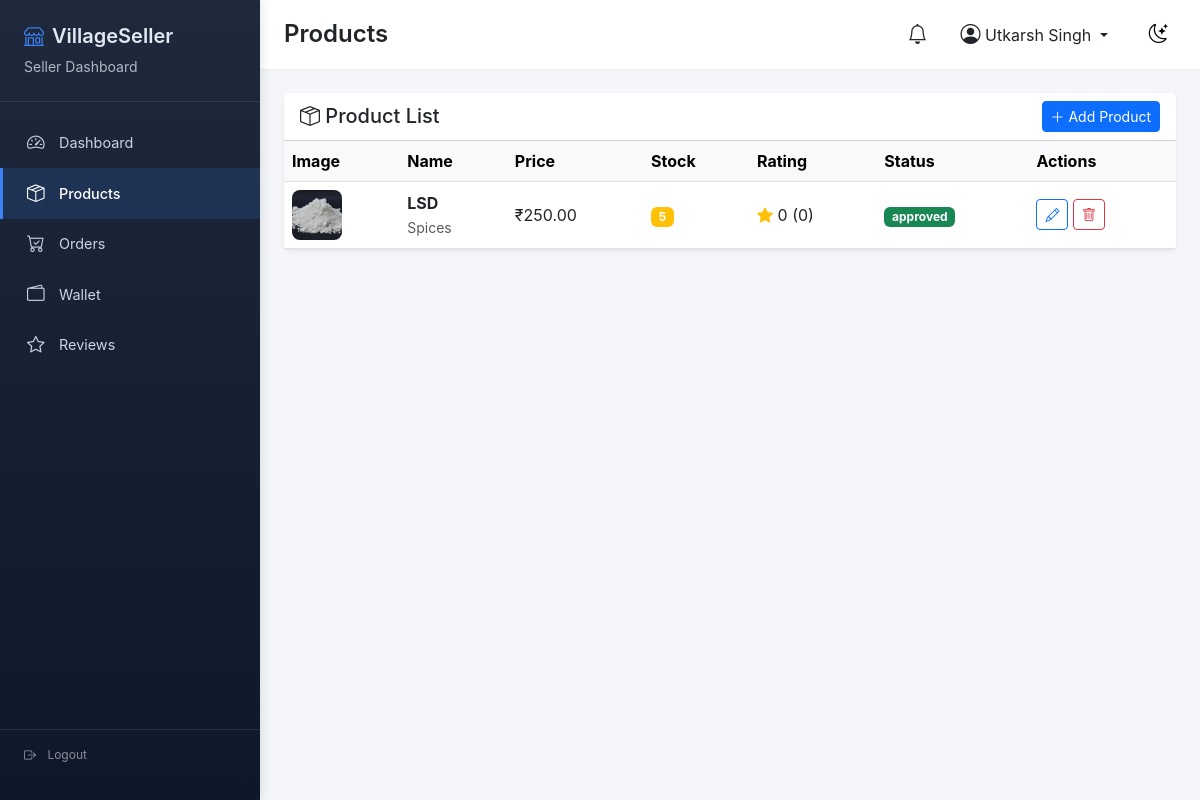
/seller/products (signed in), run on an earlier commit of the app's database.
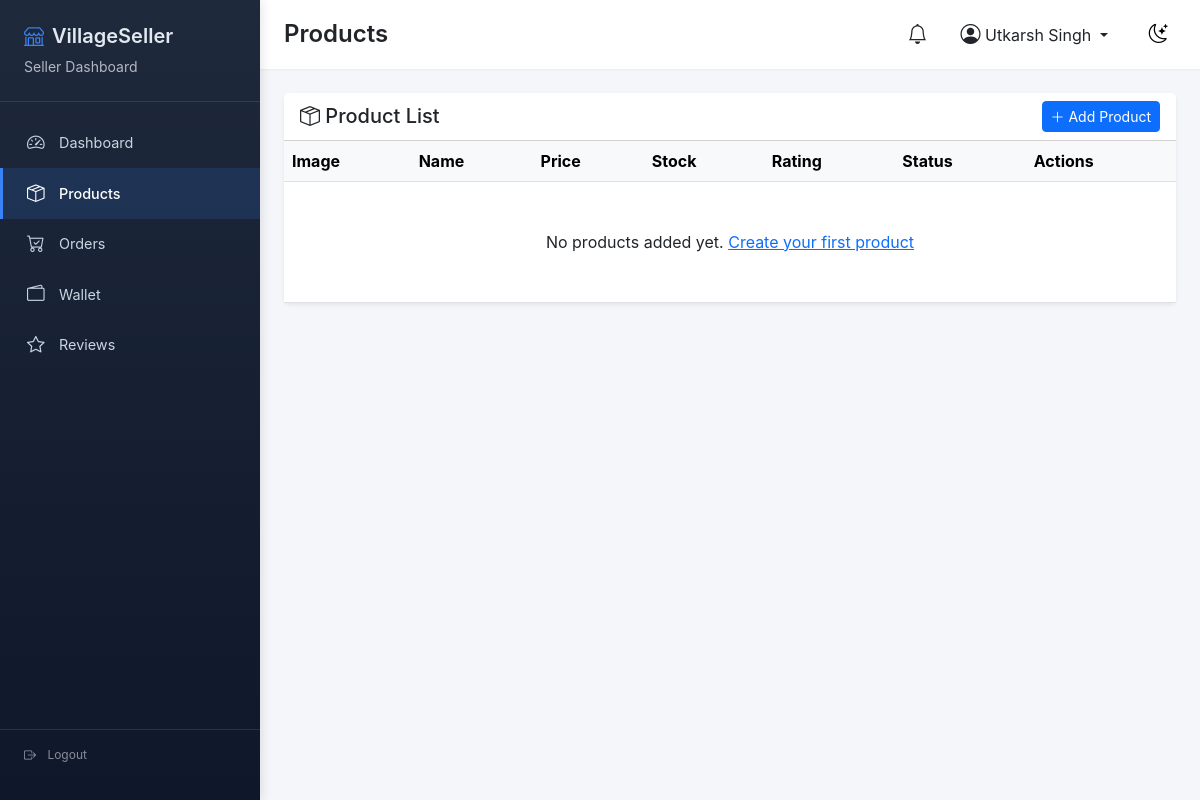
And on a later commit of the database.
### models/product.py (models this page shows, shortened)
class Product(db.Model):
    __tablename__ = 'products'
    id = db.Column(db.Integer, primary_key=True)
    seller_id = db.Column(db.Integer, db.ForeignKey(
        'sellers.id'), nullable=False)
    category_id = db.Column(db.Integer, db.ForeignKey(
        'categories.id'), nullable=False)
    name = db.Column(db.String(200), nullable=False)
    description = db.Column(db.Text, nullable=False)
    price = db.Column(db.Float, nullable=False)
    stock = db.Column(db.Integer, default=0)
    images = db.Column(db.String(500))  # Comma-separated image paths
    rating = db.Column(db.Float, default=0.0)
    total_reviews = db.Column(db.Integer, default=0)
    status = db.Column(db.String(20), default='pending')
    created_at = db.Column(db.DateTime, default=datetime.utcnow)
    updated_at = db.Column(
        db.DateTime, default=datetime.utcnow, onupdate=datetime.utcnow)
    order_items = db.relationship(
        'OrderItem', backref='product', lazy='dynamic')
    reviews = db.relationship('Review', backref='product', lazy='dynamic')
    cart_items = db.relationship('Cart', backref='product', lazy='dynamic')
    wishlist_items = db.relationship(
        'Wishlist', backref='product', lazy='dynamic')
    @property
    def primary_image(self):
        if self.images:
            return self.images.split(',')[0]
        return 'default-product.jpg'

class Category(db.Model):
    __tablename__ = 'categories'
    id = db.Column(db.Integer, primary_key=True)
    name = db.Column(db.String(50), unique=True, nullable=False)
    slug = db.Column(db.String(50), unique=True, nullable=False)
    description = db.Column(db.Text)
    image = db.Column(db.String(200))
    is_active = db.Column(db.Boolean, default=True)
    created_at = db.Column(db.DateTime, default=datetime.utcnow)
    products = db.relationship('Product', backref='category', lazy='dynamic')

### routes/seller.py (the view)
@seller_bp.route('/products')
@role_required(role='seller')
def products():
    seller = current_user.seller_profile
    products = Product.query.filter_by(
        seller_id=seller.id).order_by(
            Product.created_at.desc()).all()
    return render_template('seller/products.html', products=products)

### templates/seller/products.html (shortened to what this page needs)
{% extends "seller/base.html" %}
{% block page_title %}Products{% endblock %}
{% block content %}
<div class="card border-0 shadow-sm">
    <div class="card-header bg-white d-flex flex-wrap justify-content-between align-items-center">
        <h5 class="mb-0"><i class="bi bi-box-seam"></i> Product List</h5>
        <a href="{{ url_for('seller.add_product') }}" class="btn btn-primary btn-sm"><i class="bi bi-plus-lg"></i> Add Product</a>
    </div>
    <div class="card-body p-0">
        <div class="table-responsive">
            <table class="table table-hover align-middle mb-0">
                <thead class="table-light">
                    <tr>
                        <th>Image</th><th>Name</th><th>Price</th><th>Stock</th><th>Rating</th><th>Status</th><th>Actions</th>
                    </tr>
                </thead>
                <tbody>
                    {% for product in products %}
                    <tr>
                        <td><img src="{{ url_for('static', filename='uploads/products/' + product.primary_image) }}" class="product-thumb" onerror="this.src='https://placehold.co/50x50?text=No+Image'"></td>
                        <td><strong>{{ product.name }}</strong><br><small class="text-muted">{{ product.category.name }}</small></td>
                        <td>₹{{ "%.2f"|format(product.price) }}</td>
                        <td><span class="badge bg-{% if product.stock < 5 %}danger{% elif product.stock < 20 %}warning{% else %}secondary{% endif %}">{{ product.stock }}</span></td>
                        <td><i class="bi bi-star-fill text-warning"></i> {{ product.rating or 0 }} ({{ product.total_reviews }})</td>
                        <td><span class="badge bg-{% if product.status == 'approved' %}success{% elif product.status == 'pending' %}warning{% else %}danger{% endif %}">{{ product.status }}</span></td>
                        <td>
                            <a href="{{ url_for('seller.edit_product', product_id=product.id) }}" class="btn btn-sm btn-outline-primary"><i class="bi bi-pencil"></i></a>
                            <form method="POST" action="{{ url_for('seller.delete_product', product_id=product.id) }}" class="d-inline" onsubmit="return confirm('Delete product permanently?')">
                                <button type="submit" class="btn btn-sm btn-outline-danger"><i class="bi bi-trash"></i></button>
                            </form>
                        </td>
                    </tr>
                    {% else %}
                    <tr><td colspan="7" class="text-center py-5">No products added yet. <a href="{{ url_for('seller.add_product') }}">Create your first product</a></td></tr>
                    {% endfor %}
                </tbody>
            </table>
        </div>
    </div>
</div>
{% endblock %}

What changed in the data, as far as the page shows it:
removed Product: images (picture), name "LSD", category.name "Spices", price "250.00", stock "5", rating "0", total_reviews "0", status "approved"
Also different on the page:
text now shown: "No products added yet. Create your first product"
